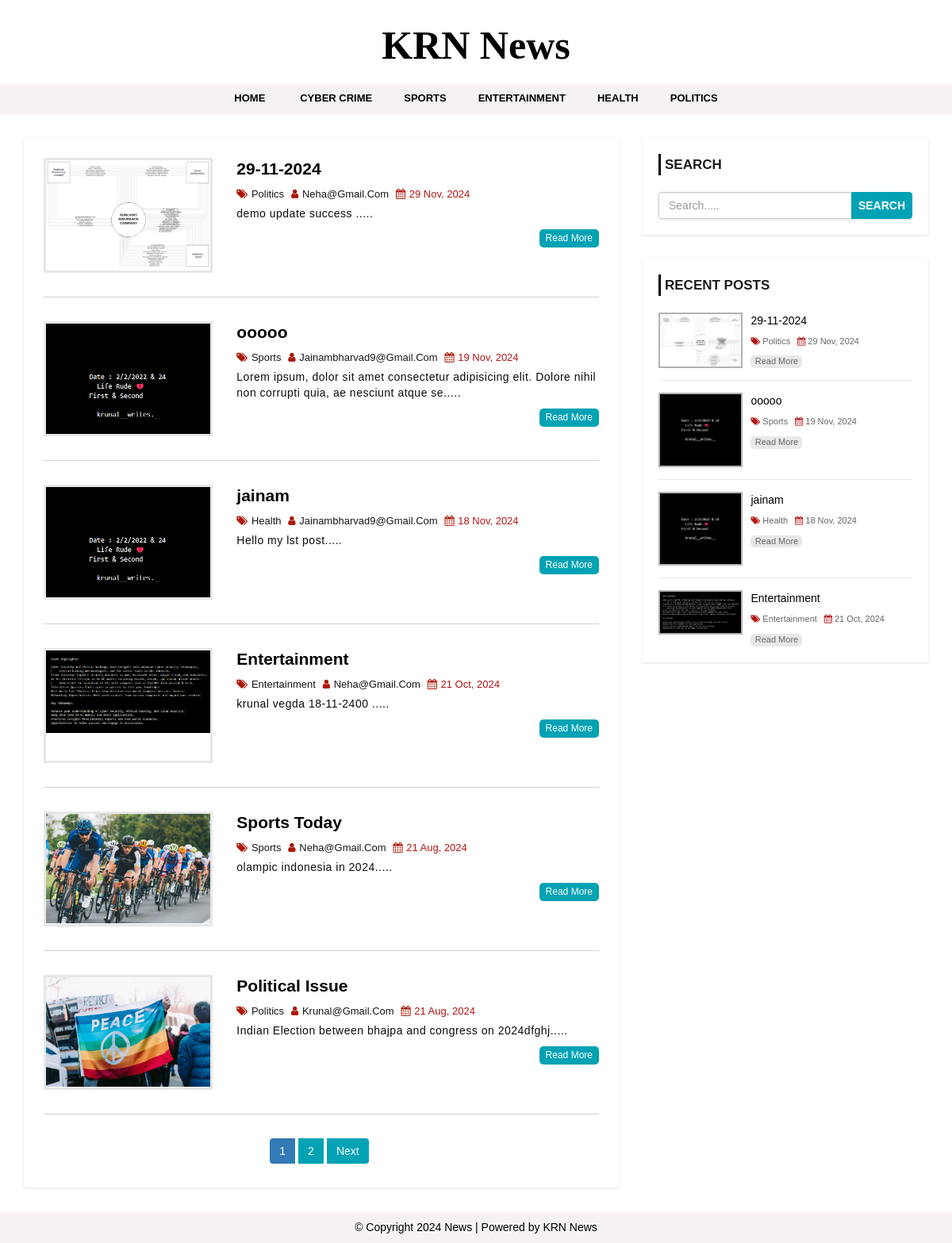
The page / on the database its author committed.
### tables this page shows
CREATE TABLE `settings` (
  `id` int(11) NOT NULL,
  `websitename` varchar(60) NOT NULL,
  `logo` varchar(50) NOT NULL,
  `footerdesc` varchar(255) NOT NULL
);

CREATE TABLE `category` (
  `category_id` int(11) NOT NULL,
  `category_name` varchar(100) NOT NULL,
  `post` int(11) NOT NULL DEFAULT 0
);

CREATE TABLE `post` (
  `post_id` int(11) NOT NULL,
  `title` varchar(100) NOT NULL,
  `description` text NOT NULL,
  `category` varchar(100) NOT NULL,
  `post_date` varchar(50) NOT NULL,
  `author` int(11) NOT NULL,
  `post_img` varchar(100) NOT NULL
);

CREATE TABLE `user` (
  `user_id` int(10) UNSIGNED NOT NULL,
  `first_name` varchar(30) NOT NULL,
  `last_name` varchar(30) NOT NULL,
  `username` varchar(30) DEFAULT NULL,
  `password` varchar(40) DEFAULT NULL,
  `role` int(11) NOT NULL,
  `resettoken` varchar(255) NOT NULL,
  `resettokenexpired` date DEFAULT NULL
);

### config.php (called while the page is built, shortened)
<?php
$hostname = "http://localhost/news-site";
?>

### index.php (the view, shortened to what this page needs)
<?php include 'header.php'; ?>
    <div id="main-content">
        <div class="container">
            <div class="row">
                <div class="col-md-8">
                    <div class="post-container">
                      <?php
                        include "config.php";
                        $limit = 6;
                        if(isset($_GET['page'])){
                          $page = $_GET['page'];
                        }else{
                          $page = 1;
                        }
                        $offset = ($page - 1) * $limit;
                        $sql = "SELECT post.post_id, post.title, post.description,post.post_date,post.author,
                        category.category_name,user.username,post.category,post.post_img FROM post
                        LEFT JOIN category ON post.category = category.category_id
                        LEFT JOIN user ON post.author = user.user_id
                        ORDER BY post.post_id DESC LIMIT {$offset},{$limit}";
                        $result = mysqli_query($conn, $sql) or die("Query Failed.");
                        if(mysqli_num_rows($result) > 0){
                          while($row = mysqli_fetch_assoc($result)) {
                      ?>
                        <div class="post-content">
                            <div class="row">
                                <div class="col-md-4">
                                  <a class="post-img" href="single.php?id=<?php echo $row['post_id']; ?>"><img src="admin/upload/<?php echo $row['post_img']; ?>" alt=""/></a>
                                </div>
                                <div class="col-md-8">
                                  <div class="inner-content clearfix">
                                      <h3><a href='single.php?id=<?php echo $row['post_id']; ?>'><?php echo $row['title']; ?></a></h3>
                                      <div class="post-information">
                                          <span>
                                              <i class="fa fa-tags" aria-hidden="true"></i>
                                              <a href='category.php?cid=<?php echo $row['category']; ?>'><?php echo $row  ['category_name']; ?></a>
                                          </span>
                                          <span>
                                              <i class="fa fa-user" aria-hidden="true"></i>
                                              <a href='author.php?aid=<?php echo $row['author']; ?>'><?php echo $row['username']; ?></a>
                                          </span>
                                          <span>
                                              <i class="fa fa-calendar" aria-hidden="true"></i>
                                              <?php echo $row['post_date']; ?>
                                          </span>
                                      </div>
                                      <p class="description">
                                          <?php echo substr($row['description'],0,130) ."....."; ?>
                                      </p>
                                      <a class='read-more pull-right' href='single.php?id=<?php echo $row['post_id']; ?>'>read more</a>
                                  </div>
                                </div>
                            </div>
                        </div>
                        <?php
                          }
                        }else{
                          echo "<h2>No Record Found.</h2>";
                        }
                        $sql1 = "SELECT * FROM post";
                        $result1 = mysqli_query($conn, $sql1) or die("Query Failed.");
                        if(mysqli_num_rows($result1) > 0){
                          $total_records = mysqli_num_rows($result1);
                          $total_page = ceil($total_records / $limit);
                          echo '<ul class="pagination admin-pagination">';
                          for($i = 1; $i <= $total_page; $i++){
                            if($i == $page){
                              $active = "active";
                            }else{
                              $active = "";
                            }
                            echo '<li class="'.$active.'"><a href="index.php?page='.$i.'">'.$i.'</a></li>';
                          }
                          if($total_page > $page){
                            echo '<li><a href="index.php?page='.($page + 1).'">Next</a></li>';
                          }
                          echo '</ul>';
                        }
                        ?>
                    </div>
                </div>
                <?php include 'sidebar.php'; ?>
            </div>
        </div>
    </div>
<?php include 'footer.php'; ?>

### header.php (shortened to what this page needs)
<?php
  include "config.php";
?>
<!DOCTYPE html>
<html lang="en">
<head>
    <link rel="stylesheet" href="css/bootstrap.min.css"/>
    <link rel="stylesheet" href="css/font-awesome.css">
    <link rel="stylesheet" href="css/style.css">
</head>
<body>
<div id="header">
    <div class="container">
        <div class="row">
            <div class=" col-md-offset-4 col-md-4">
              <?php
                include "config.php";
                $sql = "SELECT * FROM settings";
                $result = mysqli_query($conn, $sql) or die("Query Failed.");
                if(mysqli_num_rows($result) > 0){
                  while($row = mysqli_fetch_assoc($result)) {
                    if($row['logo'] == ""){
                      echo '<a href="index.php"><h1>'.$row['websitename'].'</h1></a>';
                    }else{
                        echo '<a href="index.php"><h1 style="font-weight: bold !important; font-family: Times New Roman, Times, serif; font-size:50px; color: black;">'.$row['websitename'].'</h1></a>';
                    }
                  }
                }
                ?>
            </div>
        </div>
    </div>
</div>
<div id="menu-bar">
    <div class="container">
        <div class="row">
            <div class="col-md-12">
              <?php
                include "config.php";
                $sql = "SELECT * FROM category WHERE post > 0";
                $result = mysqli_query($conn, $sql) or die("Query Failed. : Category");
                if(mysqli_num_rows($result) > 0){
                  $active = "";
              ?>
                <ul class='menu'>
                  <li><a href='<?php echo $hostname; ?>'>Home</a></li>
                  <?php while($row = mysqli_fetch_assoc($result)) {
                    echo "<li><a class='{$active}' href='category.php?cid={$row['category_id']}'>{$row['category_name']}</a></li>";
                  } ?>
                </ul>
                <?php } ?>
            </div>
        </div>
    </div>
</div>

### sidebar.php
<div id="sidebar" class="col-md-4">
    <div class="search-box-container">
        <h4>Search</h4>
        <form class="search-post" action="search.php" method ="GET">
            <div class="input-group">
                <input type="text" name="search" class="form-control" placeholder="Search.....">
                <span class="input-group-btn">
                    <button type="submit" class="btn btn-danger">Search</button>
                </span>
            </div>
        </form>
    </div>
    <div class="recent-post-container">
        <h4>Recent Posts</h4>
        <?php
        include "config.php";
        $limit = 4;
        $sql = "SELECT post.post_id, post.title, post.post_date,
        category.category_name,post.category,post.post_img FROM post
        LEFT JOIN category ON post.category = category.category_id
        ORDER BY post.post_id DESC LIMIT {$limit}";
        $result = mysqli_query($conn, $sql) or die("Query Failed. : Recent Post");
        if(mysqli_num_rows($result) > 0){
          while($row = mysqli_fetch_assoc($result)) {
      ?>
        <div class="recent-post">
            <a class="post-img" href="single.php?id=<?php echo $row['post_id']; ?>">
                <img src="admin/upload/<?php echo $row['post_img']; ?>" alt=""/>
            </a>
            <div class="post-content">
                <h5><a href="single.php?id=<?php echo $row['post_id']; ?>"><?php echo $row['title']; ?></a></h5>
                <span>
                    <i class="fa fa-tags" aria-hidden="true"></i>
                    <a href='category.php?cid=<?php echo $row['category']; ?>'><?php echo $row['category_name']; ?></a>
                </span>
                <span>
                    <i class="fa fa-calendar" aria-hidden="true"></i>
                    <?php echo $row['post_date']; ?>
                </span>
                <a class="read-more" href="single.php?id=<?php echo $row['post_id']; ?>">read more</a>
            </div>
        </div>
    <?php
      }
    }
    ?>
    </div>
</div>

### footer.php
<div id ="footer">
    <div class="container">
        <div class="row">
            <div class="col-md-12">
              <?php
                include "config.php";
                $sql = "SELECT * FROM settings";
                $result = mysqli_query($conn, $sql) or die("Query Failed.");
                if(mysqli_num_rows($result) > 0){
                  while($row = mysqli_fetch_assoc($result)) {
              ?>
                <span><?php echo $row['footerdesc']; ?></span>
              <?php
                }
              }
              ?>
            </div>
        </div>
    </div>
</div>
</body>
</html>

### css/style.css (style rules this page uses)
body { background: #ffffff; font-family: verdana, sans-serif,arial,Helvetica; }
a, a:hover, a:focus { text-decoration: none; outline: none; }
ul { margin:0; padding:0; list-style:none; }
form { background: #fff; padding: 25px; box-shadow:0 1px 3px rgba(0, 0, 0, 0.13); }
#header { background: #ffffff; text-align: center; padding: 10px; }
#menu-bar { background: rgba(247, 242, 242, 0.977); text-align: center; position: sticky; top: 0; z-index: 999; }
#menu-bar .menu > li { display: inline-block; }
.menu > li > a { padding: 10px 20px; display: block; text-transform: uppercase; color: #000000; font-size: 13px; font-weight:600; transition:all 0.5s ease 0s; }
#main-content { padding: 30px 0; min-height: 750px; }
#main-content .post-container { background-color: #fff; padding: 25px; box-shadow: 0 1px 3px rgba(0, 0, 0, 0.13); }
#main-content .post-content { border-bottom: 1px solid #d1d1d1; padding: 0 0 30px; margin-bottom:30px; }
#main-content .post-content img { width: 100%; }
#main-content .post-content .post-img { border: 3px solid #e7e7e7; display: block; height: 145px; overflow: hidden; transition: border .3s; }
#main-content .post-content h3 { font-size: 21px; line-height: 28px; font-weight: 600; margin: 0 0 7px; }
#main-content .post-content h3 a { color: black; transition:all 0.3s; }
#main-content .post-content .post-information span { color: #ab0404ee; font-size: 13px; text-transform: capitalize; margin: 0 5px 5px 0; display: inline-block; }
#main-content .post-content .post-information i { color: #aa1805; margin-right: 1px; }
#main-content .post-content .post-information a { color: #181717; text-decoration: none; }
#main-content .post-content p, #main-content .single-post p { color: #0e0d0d; font-size: 14px; letter-spacing: 0.5px; margin:0 0 10px; }
#main-content .post-content a.read-more { color: #fff; background-color: #01a2b4; font-size: 12px; text-transform: capitalize; padding: 3px 8px; border-radius: 5px; transition: all 0.3s; }
.pagination { display: block; text-align: center; margin: 0; }
.pagination li { display:inline-block; margin: 0 5px 0 0; }
.pagination li a { border: none; background: #01a2b4; color: #fff; }
i.fa { color:#222; }
#sidebar h4 { color: #1A1A1A; font-size: 17px; line-height: 27px; font-weight:600; text-transform: uppercase; padding: 0 0 0 5px; margin: 0 0 21px; border-left: 3px solid #000000; }
#sidebar .search-box-container { background-color: #fff; padding: 20px; margin: 0 0 30px; box-shadow: 0 1px 3px rgba(0, 0, 0, 0.13); }
#sidebar .search-post { padding: 0; }
#sidebar .search-post input { color: #606060; }
#sidebar .search-post .btn { font-weight: 600; text-transform: uppercase; padding: 6px 8px; background-color: #01a2b4; border-color: #01a2b4; outline: none; }
#sidebar .recent-post-container { padding: 20px; background: #fff; box-shadow: 0 1px 3px rgba(0, 0, 0, 0.13); }
#sidebar .recent-post { border-bottom: 1px solid #e7e7e7; padding: 0 0 15px; margin: 0 0 15px; }
#sidebar .recent-post:last-child { margin: 0; padding: 0; border: none; }
#sidebar .recent-post .post-img { display: inline-block; width: 33%; border: 2px solid rgba(0,0,0,0.3); vertical-align: top; transition: border .3s; }
#sidebar .recent-post .post-img img { width: 100%; }
#sidebar .recent-post .post-content { width: 65%; display: inline-block; border: none; padding: 0 0 0 7px; margin: 0; }
#sidebar .recent-post h5 { font-size: 14px; line-height: 20px; margin: 0 0 5px; }
#sidebar .recent-post h5 a { color: black; }
#sidebar .recent-post span { color: #666; font-size: 11px; display: inline-block; margin: 0 5px 10px 0; }
#sidebar .recent-post span a { color: #666; }
#sidebar .recent-post span i { color: #ab0404ee; }
#sidebar .recent-post a.read-more { color: #666; background-color: rgba(0,0,0,0.09); width: 65px; font-size: 11px; text-align: center; padding: 0; display: block; transition: all 0.3s; }
#footer { color: black; padding: 10px 0; text-align:center; background-color:rgba(247, 242, 242, 0.977); }
#log,img { width:135px; }

### rows shown on the page
settings: websitename "KRN News", footerdesc "© Copyright 2024 News | Powered by KRN News"
category: category_name "CYBER CRIME"
category: category_name "SPORTS"
category: category_name "ENTERTAINMENT"
category: category_name "HEALTH"
category: category_name "POLITICS"
post: post_img (placeholder picture), title "29-11-2024", category.category_name "Politics", user.username "Neha@gmail.com", post_date "29 Nov, 2024", description "demo update success"
post: post_img (picture), title "ooooo", category.category_name "Sports", user.username "Jainambharvad9@gmail.com", post_date "19 Nov, 2024", description "Lorem ipsum, dolor sit amet consectetur adipisicing elit. Dolore nihil non corrupti quia, ae nesciunt atque se"
post: post_img (picture), title "jainam", category.category_name "Health", user.username "Jainambharvad9@gmail.com", post_date "18 Nov, 2024", description "Hello my lst post"
post: post_img (picture), title "Entertainment", category.category_name "Entertainment", user.username "Neha@gmail.com", post_date "21 Oct, 2024", description "krunal vegda 18-11-2400"
post: post_img (picture), title "Sports Today", category.category_name "Sports", user.username "Neha@gmail.com", post_date "21 Aug, 2024", description "olampic indonesia in 2024"
post: post_img (picture), title "Political Issue", category.category_name "Politics", user.username "Krunal@gmail.com", post_date "21 Aug, 2024", description "Indian Election between bhajpa and congress on 2024dfghj"
